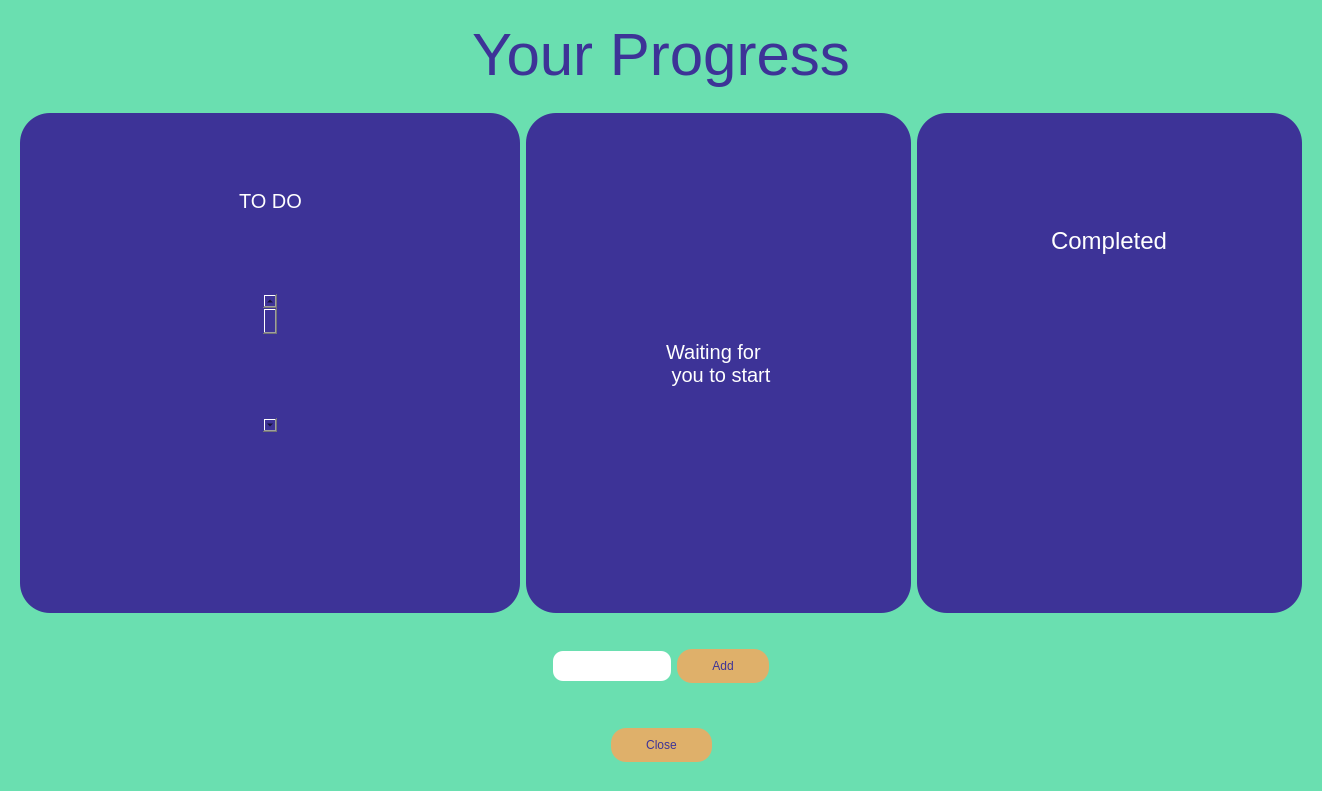
<?xml version="1.0" encoding="UTF-8"?>
<ui version="4.0">
 <class>todo</class>
 <widget class="QDialog" name="todo">
  <property name="geometry">
   <rect>
    <x>0</x>
    <y>0</y>
    <width>1322</width>
    <height>766</height>
   </rect>
  </property>
  <property name="windowTitle">
   <string>Dialog</string>
  </property>
  <property name="styleSheet">
   <string notr="true">background-color: #6adfb0;
border-radius: 300px;
</string>
  </property>
  <layout class="QVBoxLayout" name="verticalLayout">
   <item>
    <widget class="QFrame" name="frame_6">
     <property name="styleSheet">
      <string notr="true"/>
     </property>
     <property name="frameShape">
      <enum>QFrame::StyledPanel</enum>
     </property>
     <property name="frameShadow">
      <enum>QFrame::Raised</enum>
     </property>
     <layout class="QHBoxLayout" name="horizontalLayout_2">
      <item>
       <spacer name="horizontalSpacer">
        <property name="orientation">
         <enum>Qt::Horizontal</enum>
        </property>
        <property name="sizeHint" stdset="0">
         <size>
          <width>330</width>
          <height>20</height>
         </size>
        </property>
       </spacer>
      </item>
      <item>
       <widget class="QLabel" name="label">
        <property name="styleSheet">
         <string notr="true">font-size: 60px ;
font: bold large &quot;Sherif&quot;;
color:#3d3397;</string>
        </property>
        <property name="text">
         <string>Your Progress</string>
        </property>
        <property name="textFormat">
         <enum>Qt::RichText</enum>
        </property>
       </widget>
      </item>
      <item>
       <spacer name="horizontalSpacer_2">
        <property name="orientation">
         <enum>Qt::Horizontal</enum>
        </property>
        <property name="sizeHint" stdset="0">
         <size>
          <width>330</width>
          <height>20</height>
         </size>
        </property>
       </spacer>
      </item>
     </layout>
    </widget>
   </item>
   <item>
    <widget class="QFrame" name="frame">
     <property name="styleSheet">
      <string notr="true"/>
     </property>
     <property name="frameShape">
      <enum>QFrame::StyledPanel</enum>
     </property>
     <property name="frameShadow">
      <enum>QFrame::Raised</enum>
     </property>
     <layout class="QHBoxLayout" name="horizontalLayout">
      <item>
       <widget class="QFrame" name="frame_7">
        <property name="minimumSize">
         <size>
          <width>500</width>
          <height>500</height>
         </size>
        </property>
        <property name="maximumSize">
         <size>
          <width>500</width>
          <height>500</height>
         </size>
        </property>
        <property name="styleSheet">
         <string notr="true">background-color: #3d3397;border-radius:30;</string>
        </property>
        <property name="frameShape">
         <enum>QFrame::StyledPanel</enum>
        </property>
        <property name="frameShadow">
         <enum>QFrame::Raised</enum>
        </property>
        <layout class="QVBoxLayout" name="verticalLayout_6">
         <item>
          <widget class="QFrame" name="frame_13">
           <property name="styleSheet">
            <string notr="true">color:white;
font-size: 24px ;
font: bold large &quot;Sherif&quot;;</string>
           </property>
           <property name="frameShape">
            <enum>QFrame::StyledPanel</enum>
           </property>
           <property name="frameShadow">
            <enum>QFrame::Raised</enum>
           </property>
           <layout class="QHBoxLayout" name="horizontalLayout_5">
            <item>
             <spacer name="horizontalSpacer_13">
              <property name="orientation">
               <enum>Qt::Horizontal</enum>
              </property>
              <property name="sizeHint" stdset="0">
               <size>
                <width>88</width>
                <height>20</height>
               </size>
              </property>
             </spacer>
            </item>
            <item>
             <widget class="QLabel" name="label_32">
              <property name="styleSheet">
               <string notr="true">color:white;
font-size: 20px ;
font: bold large &quot;Sherif&quot;;</string>
              </property>
              <property name="text">
               <string>TO DO</string>
              </property>
             </widget>
            </item>
            <item>
             <spacer name="horizontalSpacer_14">
              <property name="orientation">
               <enum>Qt::Horizontal</enum>
              </property>
              <property name="sizeHint" stdset="0">
               <size>
                <width>88</width>
                <height>20</height>
               </size>
              </property>
             </spacer>
            </item>
           </layout>
          </widget>
         </item>
         <item>
          <widget class="QFrame" name="frame_3">
           <property name="frameShape">
            <enum>QFrame::StyledPanel</enum>
           </property>
           <property name="frameShadow">
            <enum>QFrame::Raised</enum>
           </property>
           <layout class="QHBoxLayout" name="horizontalLayout_6">
            <item>
             <layout class="QGridLayout" name="not_started"/>
            </item>
            <item>
             <widget class="QScrollBar" name="verticalScrollBar">
              <property name="orientation">
               <enum>Qt::Vertical</enum>
              </property>
             </widget>
            </item>
           </layout>
          </widget>
         </item>
         <item>
          <widget class="QFrame" name="frame_20">
           <property name="sizePolicy">
            <sizepolicy hsizetype="Preferred" vsizetype="Preferred">
             <horstretch>0</horstretch>
             <verstretch>0</verstretch>
            </sizepolicy>
           </property>
           <property name="frameShape">
            <enum>QFrame::StyledPanel</enum>
           </property>
           <property name="frameShadow">
            <enum>QFrame::Raised</enum>
           </property>
           <layout class="QHBoxLayout" name="horizontalLayout_23">
            <item>
             <widget class="QFrame" name="frame_30">
              <property name="frameShape">
               <enum>QFrame::StyledPanel</enum>
              </property>
              <property name="frameShadow">
               <enum>QFrame::Raised</enum>
              </property>
              <layout class="QHBoxLayout" name="horizontalLayout_24"/>
             </widget>
            </item>
           </layout>
          </widget>
         </item>
        </layout>
       </widget>
      </item>
      <item>
       <widget class="QFrame" name="frame_4">
        <property name="styleSheet">
         <string notr="true">background-color: #3d3397;border-radius:30;</string>
        </property>
        <property name="frameShape">
         <enum>QFrame::StyledPanel</enum>
        </property>
        <property name="frameShadow">
         <enum>QFrame::Raised</enum>
        </property>
        <layout class="QVBoxLayout" name="verticalLayout_3">
         <item>
          <widget class="QFrame" name="frame_9">
           <property name="styleSheet">
            <string notr="true">color:white;
font-size: 24px ;
font: bold large &quot;Sherif&quot;;</string>
           </property>
           <property name="frameShape">
            <enum>QFrame::StyledPanel</enum>
           </property>
           <property name="frameShadow">
            <enum>QFrame::Raised</enum>
           </property>
           <layout class="QHBoxLayout" name="horizontalLayout_3">
            <item>
             <spacer name="horizontalSpacer_5">
              <property name="orientation">
               <enum>Qt::Horizontal</enum>
              </property>
              <property name="sizeHint" stdset="0">
               <size>
                <width>88</width>
                <height>20</height>
               </size>
              </property>
             </spacer>
            </item>
            <item>
             <widget class="QLabel" name="label_29">
              <property name="styleSheet">
               <string notr="true">color:white;
font-size: 20px ;
font: bold large &quot;Sherif&quot;;</string>
              </property>
              <property name="text">
               <string>Waiting for 
 you to start</string>
              </property>
             </widget>
            </item>
            <item>
             <spacer name="horizontalSpacer_6">
              <property name="orientation">
               <enum>Qt::Horizontal</enum>
              </property>
              <property name="sizeHint" stdset="0">
               <size>
                <width>88</width>
                <height>20</height>
               </size>
              </property>
             </spacer>
            </item>
           </layout>
          </widget>
         </item>
         <item>
          <layout class="QFormLayout" name="formLayout"/>
         </item>
        </layout>
       </widget>
      </item>
      <item>
       <widget class="QFrame" name="frame_5">
        <property name="styleSheet">
         <string notr="true">background-color: #3d3397;border-radius:30;</string>
        </property>
        <property name="frameShape">
         <enum>QFrame::StyledPanel</enum>
        </property>
        <property name="frameShadow">
         <enum>QFrame::Raised</enum>
        </property>
        <layout class="QVBoxLayout" name="verticalLayout_4">
         <item>
          <widget class="QFrame" name="frame_11">
           <property name="frameShape">
            <enum>QFrame::StyledPanel</enum>
           </property>
           <property name="frameShadow">
            <enum>QFrame::Raised</enum>
           </property>
           <layout class="QHBoxLayout" name="horizontalLayout_4">
            <item>
             <spacer name="horizontalSpacer_7">
              <property name="orientation">
               <enum>Qt::Horizontal</enum>
              </property>
              <property name="sizeHint" stdset="0">
               <size>
                <width>50</width>
                <height>20</height>
               </size>
              </property>
             </spacer>
            </item>
            <item>
             <widget class="QLabel" name="label_4">
              <property name="styleSheet">
               <string notr="true">color:white;
font-size: 24px ;
font: bold large &quot;Sherif&quot;;</string>
              </property>
              <property name="text">
               <string>Completed</string>
              </property>
             </widget>
            </item>
            <item>
             <spacer name="horizontalSpacer_8">
              <property name="orientation">
               <enum>Qt::Horizontal</enum>
              </property>
              <property name="sizeHint" stdset="0">
               <size>
                <width>50</width>
                <height>20</height>
               </size>
              </property>
             </spacer>
            </item>
           </layout>
          </widget>
         </item>
         <item>
          <widget class="QFrame" name="frame_12">
           <property name="frameShape">
            <enum>QFrame::StyledPanel</enum>
           </property>
           <property name="frameShadow">
            <enum>QFrame::Raised</enum>
           </property>
           <layout class="QVBoxLayout" name="verticalLayout_8"/>
          </widget>
         </item>
        </layout>
       </widget>
      </item>
     </layout>
    </widget>
   </item>
   <item>
    <widget class="QFrame" name="frame_19">
     <property name="frameShape">
      <enum>QFrame::StyledPanel</enum>
     </property>
     <property name="frameShadow">
      <enum>QFrame::Raised</enum>
     </property>
     <layout class="QHBoxLayout" name="horizontalLayout_13">
      <item>
       <spacer name="horizontalSpacer_12">
        <property name="orientation">
         <enum>Qt::Horizontal</enum>
        </property>
        <property name="sizeHint" stdset="0">
         <size>
          <width>534</width>
          <height>58</height>
         </size>
        </property>
       </spacer>
      </item>
      <item>
       <widget class="QLineEdit" name="task_adder">
        <property name="styleSheet">
         <string notr="true">background-color:white; padding:7; border-radius:10; color:#2f455c; font: bold &quot;Sherif&quot;;</string>
        </property>
       </widget>
      </item>
      <item>
       <widget class="QPushButton" name="pushButton_27">
        <property name="styleSheet">
         <string notr="true">background-color: #dfb06a;
color:#3d3397;
font: bold 20px,  &quot;Sherif&quot; ; 
border-width: 5px;
border-radius: 15px; padding:10; padding-left:35;padding-right:35;</string>
        </property>
        <property name="text">
         <string>Add</string>
        </property>
       </widget>
      </item>
      <item>
       <spacer name="horizontalSpacer_11">
        <property name="orientation">
         <enum>Qt::Horizontal</enum>
        </property>
        <property name="sizeHint" stdset="0">
         <size>
          <width>534</width>
          <height>58</height>
         </size>
        </property>
       </spacer>
      </item>
     </layout>
    </widget>
   </item>
   <item>
    <widget class="QFrame" name="frame_2">
     <property name="frameShape">
      <enum>QFrame::StyledPanel</enum>
     </property>
     <property name="frameShadow">
      <enum>QFrame::Raised</enum>
     </property>
     <layout class="QVBoxLayout" name="verticalLayout_5">
      <item>
       <widget class="QFrame" name="frame_18">
        <property name="frameShape">
         <enum>QFrame::StyledPanel</enum>
        </property>
        <property name="frameShadow">
         <enum>QFrame::Raised</enum>
        </property>
        <layout class="QHBoxLayout" name="horizontalLayout_12">
         <item>
          <spacer name="horizontalSpacer_9">
           <property name="orientation">
            <enum>Qt::Horizontal</enum>
           </property>
           <property name="sizeHint" stdset="0">
            <size>
             <width>40</width>
             <height>20</height>
            </size>
           </property>
          </spacer>
         </item>
         <item>
          <widget class="QPushButton" name="pushButton_26">
           <property name="styleSheet">
            <string notr="true">background-color: #dfb06a;
color:#3d3397;
font: bold 20px,  &quot;Sherif&quot; ; 
border-width: 5px;
border-radius: 15px; padding:10; padding-left:35;padding-right:35;</string>
           </property>
           <property name="text">
            <string>Close</string>
           </property>
          </widget>
         </item>
         <item>
          <spacer name="horizontalSpacer_10">
           <property name="orientation">
            <enum>Qt::Horizontal</enum>
           </property>
           <property name="sizeHint" stdset="0">
            <size>
             <width>40</width>
             <height>20</height>
            </size>
           </property>
          </spacer>
         </item>
        </layout>
       </widget>
      </item>
     </layout>
    </widget>
   </item>
  </layout>
 </widget>
 <resources/>
 <connections/>
</ui>
